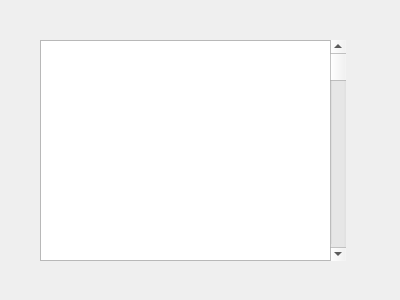
<?xml version="1.0" encoding="UTF-8"?>
<ui version="4.0">
 <class>myDialog</class>
 <widget class="QDialog" name="myDialog">
  <property name="geometry">
   <rect>
    <x>0</x>
    <y>0</y>
    <width>400</width>
    <height>300</height>
   </rect>
  </property>
  <property name="windowTitle">
   <string>Dialog</string>
  </property>
  <widget class="QPlainTextEdit" name="plainTextEdit">
   <property name="geometry">
    <rect>
     <x>40</x>
     <y>40</y>
     <width>301</width>
     <height>221</height>
    </rect>
   </property>
  </widget>
  <widget class="QScrollBar" name="verticalScrollBar">
   <property name="geometry">
    <rect>
     <x>330</x>
     <y>40</y>
     <width>16</width>
     <height>221</height>
    </rect>
   </property>
   <property name="orientation">
    <enum>Qt::Vertical</enum>
   </property>
  </widget>
 </widget>
 <resources/>
 <connections/>
</ui>
